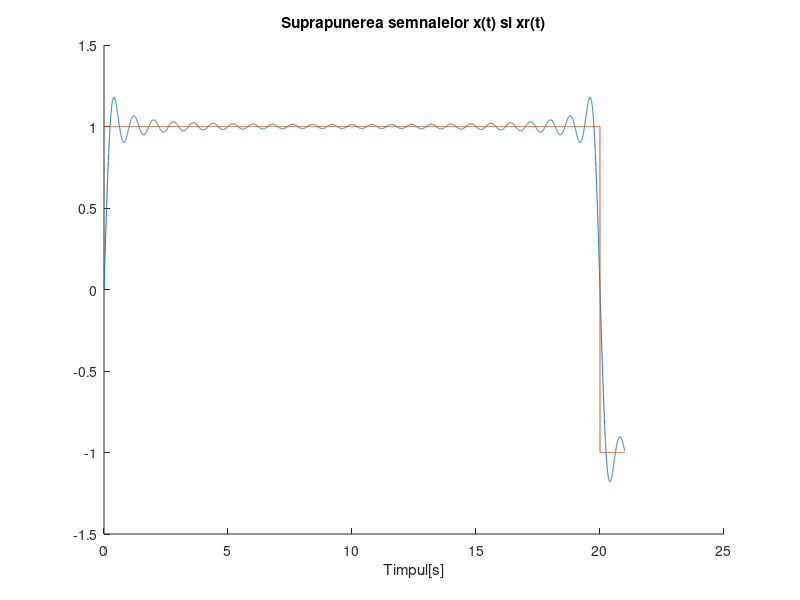
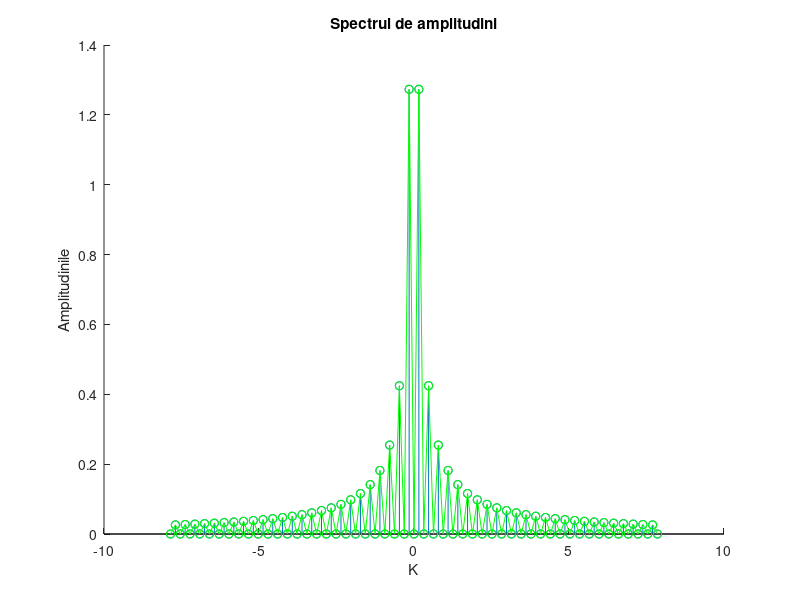

Recreate these plots in MATLAB, in order.
T=40;
f=1/T;
w=2*pi*f;
t= 0:0.002:21;
N=50;

C=zeros(1,2*N+1);    % initializare vector de coeficienti cu valori nule
x=square(w*t,50)     % semnal simetric monoredresat de perioada principala T si durata D
for n = -N:N
    C(n+N+1) = 1/T*integral(@(t)(square(w*t,50)).*exp(-1j*n*w*t),0,T);  %calculul propriu-zis al coeficientilor cu formula analitica
    re = real(C(n+N+1));
    im = imag(C(n+N+1));
end

C(n+N+1) = re+1j*im  
xr = 0;
for n = -N:N
    xr = xr+C(n+N+1)*exp(1j*n*w*t);
end                   % reconstruirea semnalului initial cu 50 de componente

figure(1);

hold on
plot(t,xr);           % reprezentarea semnalului reconstruit
plot(t,x);            % reprezentarea semnalului initial
xlabel('Timpul[s]');
title('Suprapunerea semnalelor x(t) si xr(t)')
hold off

figure(2)

hold on
stem((-N:N)*w,2*abs(C));
plot((-N:N)*w,2*abs(C),'-go');
xlabel('K');
ylabel('Amplitudinile');
title('Spectrul de amplitudini');

hold off
